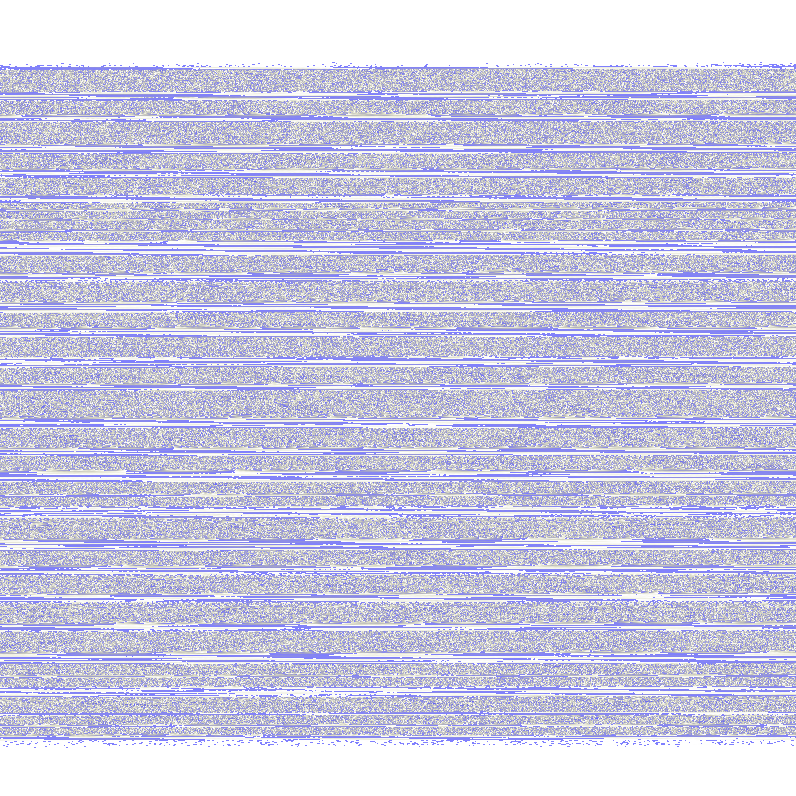
#> input picture SDCTF_2024/forensics/watch-the-waves/wavs.png, 796 x 796 px
$ python img2wav.py wavs.png out.png 5
#> lines starting #> are read from the running program, lines starting #| are printed output that depends on the picture
import numpy as np
import wave
import sys
from PIL import Image
from scipy.signal import butter, lfilter

def image_to_wav(image_path, output_path, sample_rate=44100):
#> called with image_path = 'wavs.png', output_path = 'out.png', sample_rate = 5
    try:
        img = Image.open(image_path).convert('L')  # Convert to grayscale
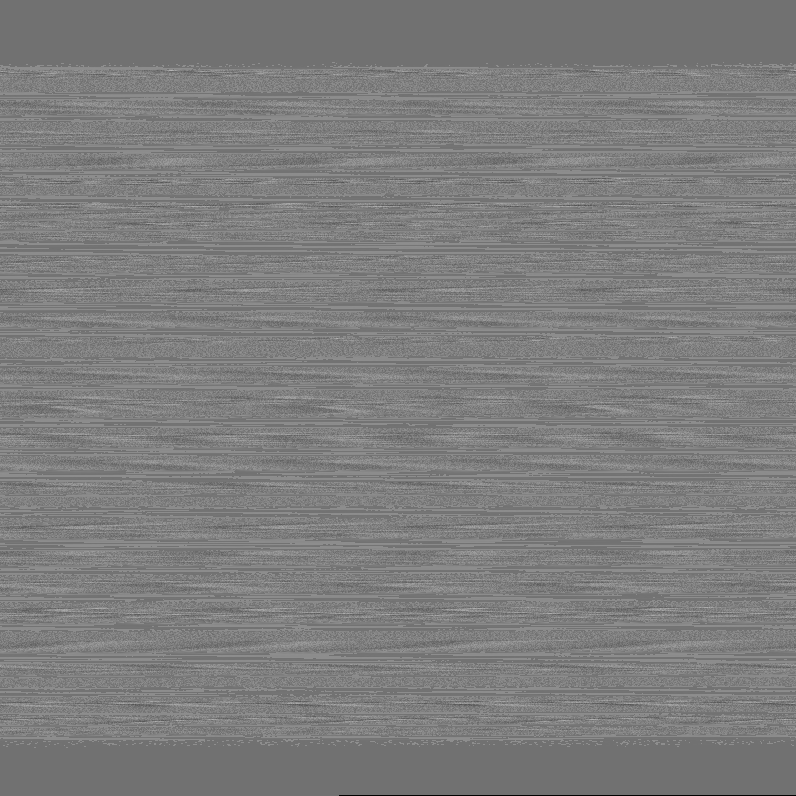
#> img: PIL image 796x796 L; min 0, max 183, mean 125.1
        pixels = np.array(img)

        audio_samples = ((pixels.astype(np.float64) / 255) * 65535 - 32768).astype(np.int16)
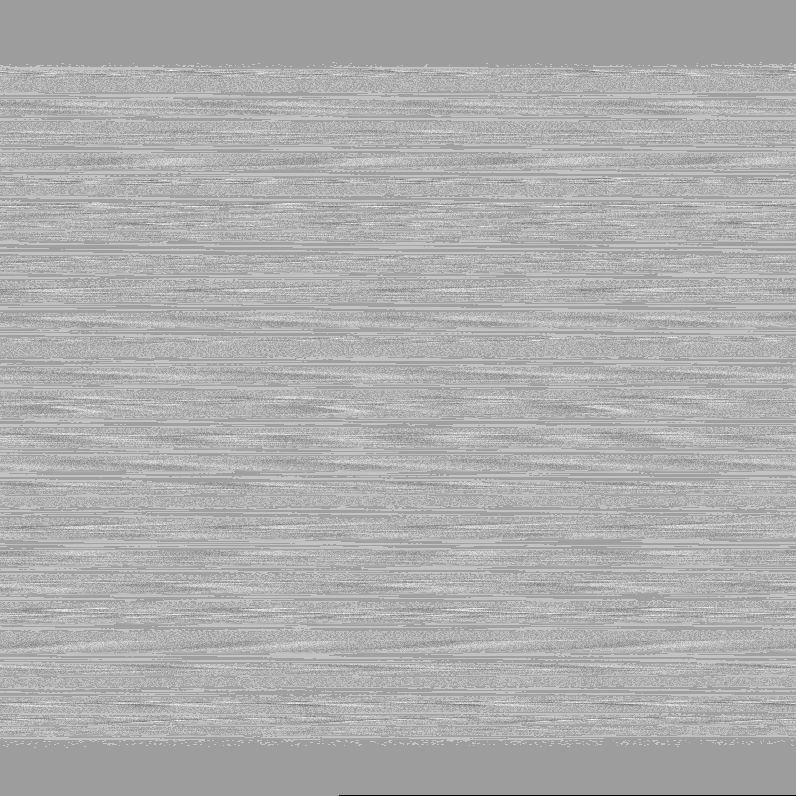
#> audio_samples: shape (796, 796) int16; min -32768, max 14263, mean -625.4; drawn with min black and max white
        audio_samples = audio_samples.flatten()

        return audio_samples, sample_rate
    except IOError:
        print(f"Error: Could not open or read the image file: {image_path}")
        sys.exit(1)
    except Exception as e:
        print(f"An unexpected error occurred: {e}")
        sys.exit(1)

def butter_lowpass(cutoff, fs, order=5):
    nyq = 0.5 * fs
    normal_cutoff = cutoff / nyq
    b, a = butter(order, normal_cutoff, btype='low', analog=False)
    return b, a

def lowpass_filter(data, cutoff, fs, order=5):
    b, a = butter_lowpass(cutoff, fs, order=order)
    y = lfilter(b, a, data)
    return y

def write_to_wav(audio_samples, output_path, sample_rate):
    with wave.open(output_path, 'w') as wav_file:
        wav_file.setnchannels(1)
        wav_file.setsampwidth(2)
        wav_file.setframerate(sample_rate)
        wav_file.writeframes(audio_samples)
    print(f"Successfully converted to {output_path}")

if __name__ == "__main__":
    if len(sys.argv) < 3:
        print("Usage: python script.py <image_path> <output_path> [sample_rate]")
        sys.exit(1)

    image_path = sys.argv[1]
    output_path = sys.argv[2]
    sample_rate = 44100  # Default sample rate
    if len(sys.argv) == 4:
        sample_rate = int(sys.argv[3])

    audio_samples, sample_rate = image_to_wav(image_path, output_path, sample_rate)
#> sample_rate = 5

    cutoff_frequency = 10000
    filtered_audio_samples = lowpass_filter(audio_samples, cutoff_frequency, sample_rate).astype(np.int16)
#> in butter_lowpass, `nyq = 0.5 * fs`: nyq = 2.5
#> in butter_lowpass, `normal_cutoff = cutoff / nyq`: normal_cutoff = 4000
#> (the run stopped early here; a loop or call above may not have finished)
